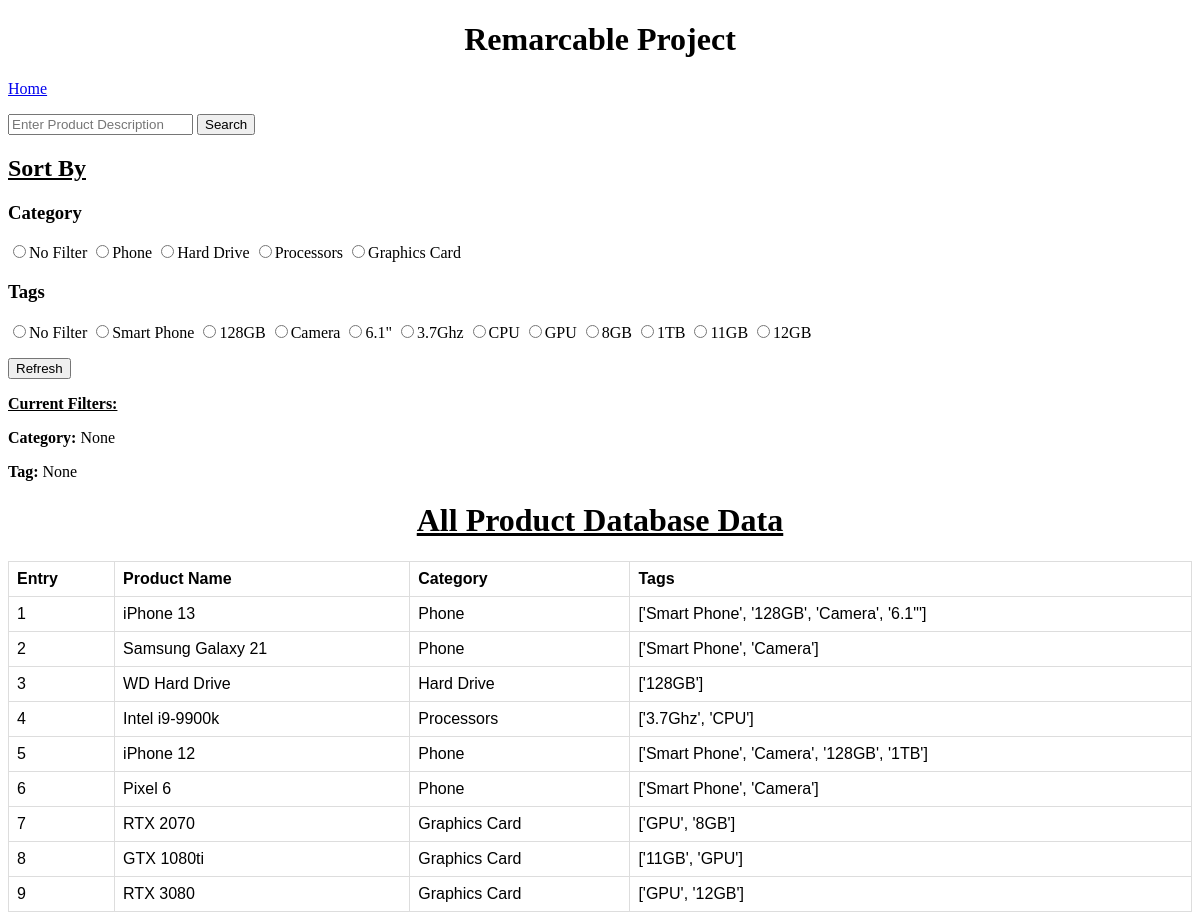
The page / on the database its author committed.
### remarcable_app/models.py (models this page shows)
class Tag(models.Model):
    tag_name = models.CharField(max_length=20)
    def __str__(self) -> str:
        return self.tag_name

class Category(models.Model):
    category_name = models.CharField(max_length=20)
    def __str__(self) -> str:
        return self.category_name

class Product(models.Model):
    product_name = models.CharField(max_length=20)
    category = models.ForeignKey('remarcable_app.category', on_delete=models.CASCADE)
    def __str__(self) -> str:
        return self.product_name

### remarcable_app/views.py (the view)
# urls.py: path('',views.home,name='home'),
def home(request):
    product_table = pull_all_products()
    tag_product_table = pull_all_tagged_products()
    categories = pull_all_categories()
    just_tags = pull_all_tags()
    if request.method == "POST":
        category_filter = request.POST.get('category')
        tag_filter = request.POST.get('tag')
        product_table = filter_by_category(product_table, category_filter, categories)
        product_table = filter_by_tag(product_table, tag_filter,just_tags)
    else:
        category_filter = 'None'
        tag_filter = 'None'
    product_data = products_to_array(product_table)
    tag_data = tags_to_dictionary(tag_product_table)
    return render(request,'home.html',
    {
        'product_data': product_data,
        'tag_data':tag_data,
        'categories':categories,
        'tags':just_tags,
        'category_filter':category_filter,
        'tag_filter': tag_filter
    })

### remarcable_app/query_functions.py (called while the page is built)
def pull_all_products():
    product_table = Product.objects.select_related('category')
    return product_table

def products_to_array(product_table) -> list:
    data = []
    for product in product_table:
        entry = product.id
        product_name = product.product_name
        category = product.category
        data.append({
            'entry': entry,
            'product_name': product_name,
            'category': category
        })
    return data

def pull_all_tagged_products() -> dict:
    tag_table = TagProductRelationship.objects.select_related('product','tag')
    return tag_table

def tags_to_dictionary(tag_product_table) -> dict:
    tag_data = {}
    """
    take in each row from the new row and parse each coloum to be stored neatly in an array containing
    only the product_name and its corresponding tags.
    """
    for tag in tag_product_table:
        tags = []
        product_name = str(tag.product)
        """
        since we need to loop through the tag table twice, we need to check if a product has already
        been parsed and stored. We do not want to create duplicate product entries.
        """
        if product_name not in tag_data:
            for tag_match in tag_product_table:
                if tag.product == tag_match.product:
                    tags.append(str(tag_match.tag))
            tag_data[product_name] = tags
    return tag_data

def pull_all_categories():
    category_data = Category.objects.values_list('category_name', flat=True)
    return category_data

def pull_all_tags():
    tag_data = Tag.objects.values_list('tag_name', flat=True)
    return tag_data

### remarcable_app/templatetags/dictionary_key.py (called while the page is built)
@register.filter()
def dictionary_key(d, k):
    return d.get(k)

### remarcable_app/templates/home.html (shortened to what this page needs)
{% extends 'base.html' %}
{% block content %}
<h2><u>Sort By</u></h2>
<h3>Category</h3>
<form action="" method="post">
    <input type="radio" name= "category" value="None">No Filter</input>
    {% for category in categories %}
    <input type="radio" name= "category" value="{{category}}">{{category}}</input>
    {% endfor %}
    <h3>Tags</h3>
    <input type="radio" name="tag" value="None">No Filter</input>
    {% for tag in tags %}
    <input type="radio" name="tag" value="{{tag}}">{{tag}}</input>
    {% endfor %}
    <button type="submit">Refresh</button>
</form>
<p><b><u>Current Filters:</u></b></p>
<p><b> Category: </b>{{category_filter}}</p>
<p><b>Tag: </b> {{tag_filter}}</p>
<h1><u>All Product Database Data</u></h1>
<table>
    <tr>
        <th>Entry</th>
        <th>Product Name</th>
        <th>Category</th>
        <th>Tags</th>
    </tr>
    {% for column in product_data %}
    <tr>
        <td>{{forloop.counter}}</td>
        <td>{{column.product_name}}</td>
        <td>{{column.category}}</td>
        <td>{{tag_data|dictionary_key:column.product_name}}</td>
    </tr>
    {% endfor %}
</table>
{% endblock %}

### remarcable_app/templates/base.html (style rules this page uses)
h1 { text-align: center; }
table { font-family: arial, sans-serif; border-collapse: collapse; width: 100%; }
td, th { border: 1px solid #dddddd; text-align: left; padding: 8px; }

### rows shown on the page
Tag: tag_name "Smart Phone"
Tag: tag_name "128GB"
Tag: tag_name "Camera"
Tag: tag_name "3.7Ghz"
Tag: tag_name "CPU"
Tag: tag_name "GPU"
Tag: tag_name "8GB"
Tag: tag_name "1TB"
Tag: tag_name "11GB"
Tag: tag_name "12GB"
Category: product_name "iPhone 13", category "Phone", product_name "Samsung Galaxy 21", product_name "iPhone 12", product_name "Pixel 6"
Product: product_name "['Smart Phone', '128GB', 'Camera', '6.1\"']"
Product: product_name "['Smart Phone', 'Camera']"
Category: product_name "WD Hard Drive", category "Hard Drive"
Product: product_name "['128GB']"
Category: product_name "Intel i9-9900k", category "Processors"
Product: product_name "['3.7Ghz', 'CPU']"
Product: product_name "['Smart Phone', 'Camera', '128GB', '1TB']"
Product: product_name "['Smart Phone', 'Camera']"
Category: product_name "RTX 2070", category "Graphics Card", product_name "GTX 1080ti", product_name "RTX 3080"
Product: product_name "['GPU', '8GB']"
Product: product_name "['11GB', 'GPU']"
Product: product_name "['GPU', '12GB']"

### other values the page prints
{{ category }} "Phone" "Hard Drive" "Processors" "Graphics Card"
{{ tag }} "6.1\""
{{ category_filter }} "None"
{{ tag_filter }} "None"
